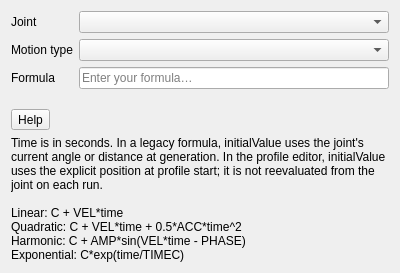
<?xml version="1.0" encoding="UTF-8"?>
<ui version="4.0">
 <class>TaskAssemblyCreateMotion</class>
 <widget class="QWidget" name="TaskAssemblyCreateMotion">
  <property name="minimumSize"><size><width>400</width><height>0</height></size></property>
  <property name="windowTitle"><string>Prescribed Motion</string></property>
  <layout class="QVBoxLayout" name="verticalLayout">
   <item>
    <layout class="QFormLayout" name="formLayout">
     <item row="0" column="0"><widget class="QLabel" name="JointLabel"><property name="text"><string>Joint</string></property></widget></item>
     <item row="0" column="1"><widget class="QComboBox" name="JointComboBox"/></item>
     <item row="1" column="0"><widget class="QLabel" name="MotionTypeLabel"><property name="text"><string>Motion type</string></property></widget></item>
     <item row="1" column="1"><widget class="QComboBox" name="MotionTypeComboBox"/></item>
     <item row="2" column="0"><widget class="QLabel" name="FormulaLabel"><property name="text"><string>Formula</string></property></widget></item>
     <item row="2" column="1"><widget class="QLineEdit" name="FormulaLineEdit"><property name="placeholderText"><string>Enter your formula…</string></property></widget></item>
    </layout>
   </item>
   <item><widget class="QToolButton" name="HelpButton"><property name="text"><string>Help</string></property><property name="checkable"><bool>true</bool></property><property name="toolButtonStyle"><enum>Qt::ToolButtonTextOnly</enum></property></widget></item>
   <item>
    <widget class="QLabel" name="HelpLabel">
     <property name="visible"><bool>false</bool></property>
     <property name="text"><string>Time is in seconds. In a legacy formula, initialValue uses the joint's current angle or distance at generation. In the profile editor, initialValue uses the explicit position at profile start; it is not reevaluated from the joint on each run.

Linear: C + VEL*time
Quadratic: C + VEL*time + 0.5*ACC*time^2
Harmonic: C + AMP*sin(VEL*time - PHASE)
Exponential: C*exp(time/TIMEC)</string></property>
     <property name="wordWrap"><bool>true</bool></property>
     <property name="textInteractionFlags"><set>Qt::TextSelectableByMouse</set></property>
    </widget>
   </item>
  </layout>
 </widget>
 <resources/>
 <connections/>
</ui>
